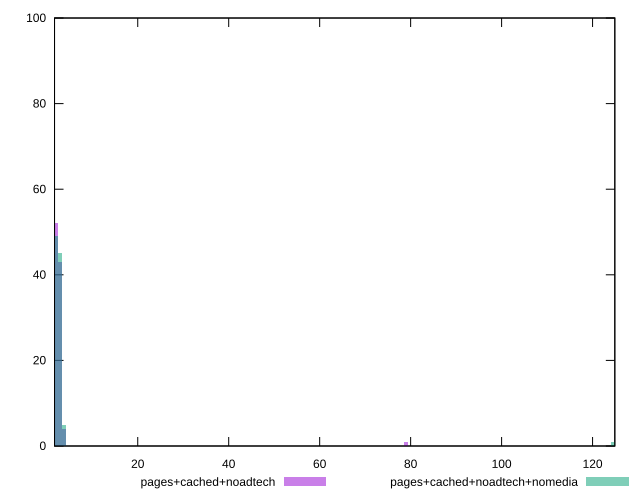

Write gnuplot code to recreate this figure.
reset

$pagesCachedNoadtech <<EOF
78.92663160761022 1
2.852769817142538 43
1.9018465447616921 52
3.8036930895233843 4
EOF

$pagesCachedNoadtechNomedia <<EOF
124.57094868189084 1
2.852769817142538 45
1.9018465447616921 49
3.8036930895233843 5
EOF

set key outside below
set boxwidth 0.9509232723808461
set xrange [1.706:124.891]
set yrange [0:100]
set trange [0:100]
set style fill transparent solid 0.5 noborder
set terminal svg size 640, 500 enhanced background rgb 'white'
set output "report_00018_2021-02-10T15-25-16.877Z/server-response-time/comparison/histogram/2_vs_3.svg"

plot $pagesCachedNoadtech title "pages+cached+noadtech" with boxes, \
     $pagesCachedNoadtechNomedia title "pages+cached+noadtech+nomedia" with boxes

reset
